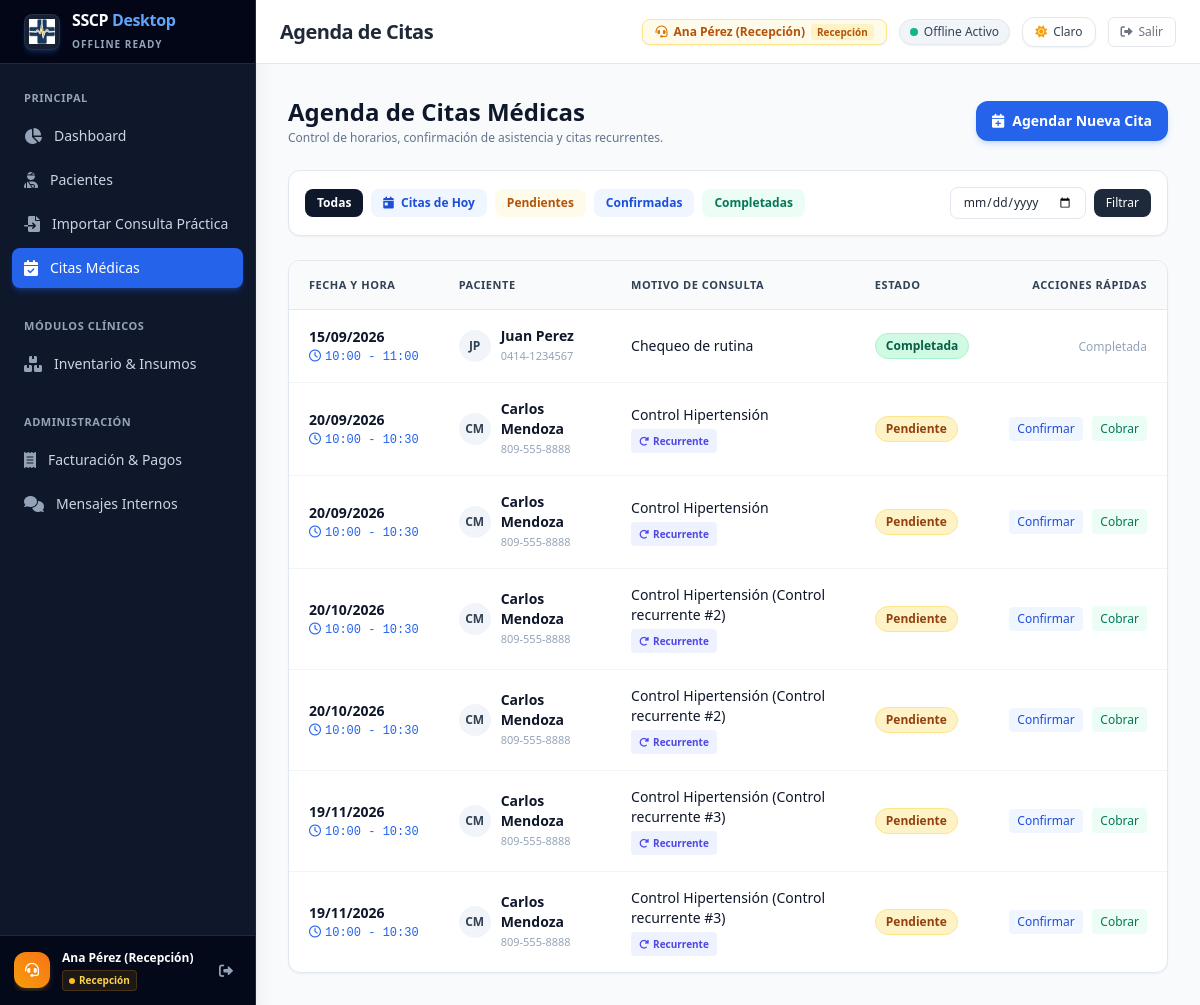
The app's page /appointments/ (signed in), older data.
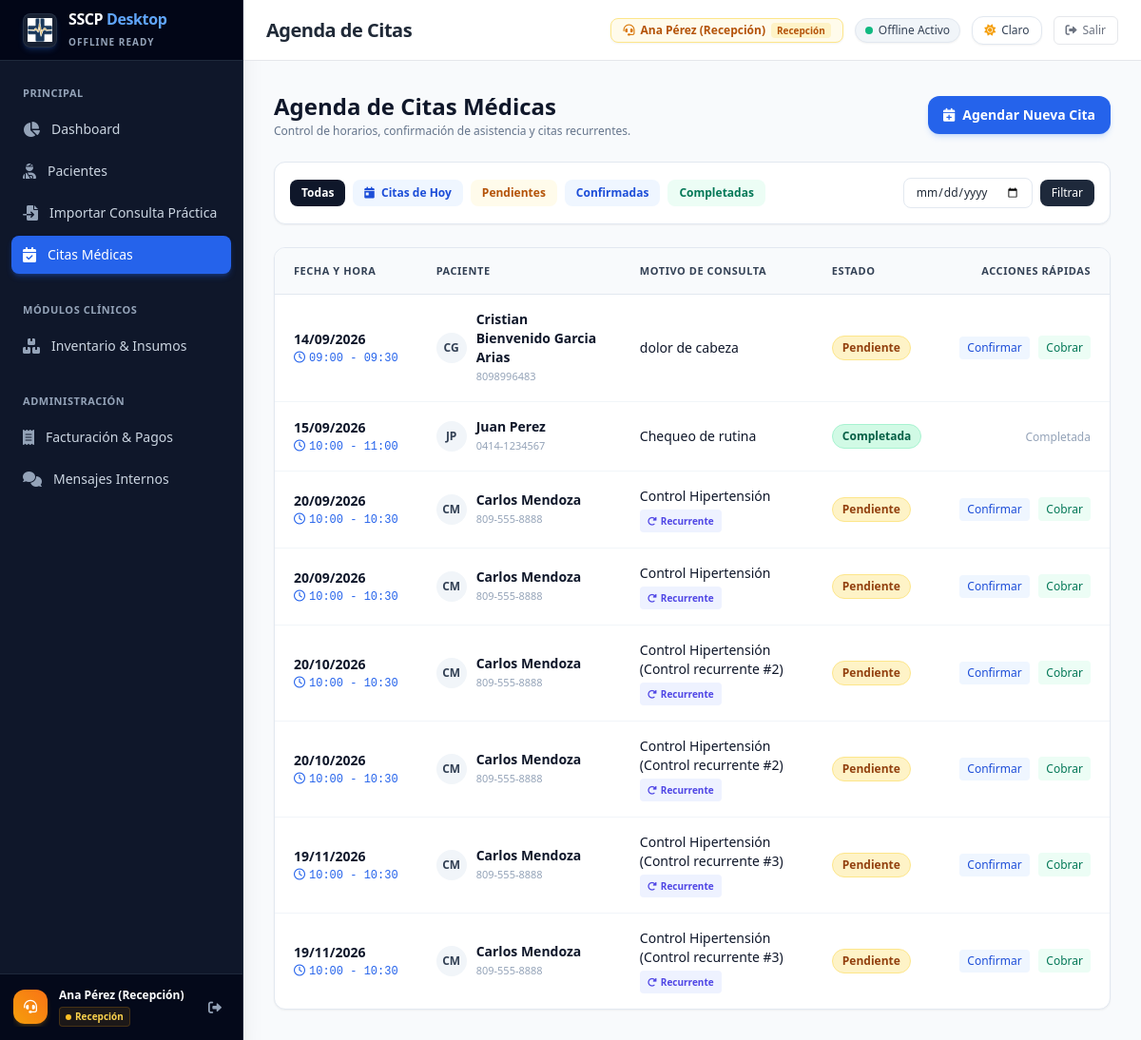
The same page, newer data.
### app/models/appointment.py (models this page shows)
class Appointment(Base):
    __tablename__ = "appointments"
    id = Column(Integer, primary_key=True, index=True)
    patient_id = Column(Integer, ForeignKey("patients.id"))
    doctor_id = Column(Integer, ForeignKey("users.id"))
    date = Column(Date, index=True)
    start_time = Column(Time)
    end_time = Column(Time)
    reason = Column(String)
    status = Column(String, default="Pendiente") # Pendiente, Confirmada, Completada, Cancelada
    notes = Column(Text, nullable=True)
    is_recurring = Column(Boolean, default=False)
    sede_origen = Column(String, default="local")
    created_at = Column(DateTime(timezone=True), server_default=func.now())
    updated_at = Column(DateTime(timezone=True), onupdate=func.now())
    patient = relationship("Patient", backref="appointments")
    doctor = relationship("User", backref="appointments")

### app/models/patient.py (models this page shows)
class Patient(Base):
    __tablename__ = "patients"
    id = Column(Integer, primary_key=True, index=True)
    first_name = Column(String, index=True)
    last_name = Column(String, index=True)
    document_id = Column(String, unique=True, index=True, nullable=True) # Cédula/DNI
    date_of_birth = Column(Date, nullable=True)
    gender = Column(String, nullable=True)
    phone = Column(String, nullable=True)
    email = Column(String, nullable=True)
    address = Column(Text, nullable=True)
    blood_type = Column(String, nullable=True)
    allergies = Column(Text, nullable=True) # Alergias conocidas (ej. Penicilina, Sulfas, etc.)
    emergency_contact_name = Column(String, nullable=True)
    emergency_contact_phone = Column(String, nullable=True)
    sede_origen = Column(String, default="local")
    created_at = Column(DateTime(timezone=True), server_default=func.now())
    updated_at = Column(DateTime(timezone=True), onupdate=func.now())

### app/routers/appointments.py (the view)
@router.get("/")
def list_appointments(
    request: Request,
    view: str = Query("list", pattern="^(list|calendar)$"),
    filter_date: str = Query(None),
    status: str = Query(None),
    db: Session = Depends(get_db),
    current_user = Depends(require_current_user)
):
    query = db.query(Appointment).order_by(Appointment.date.asc(), Appointment.start_time.asc())
    if filter_date:
        try:
            d = datetime.strptime(filter_date, "%Y-%m-%d").date()
            query = query.filter(Appointment.date == d)
        except ValueError:
            pass
    if status:
        query = query.filter(Appointment.status == status)
    appointments = query.all()
    calendar_events = []
    for a in appointments:
        p_name = f"{a.patient.first_name} {a.patient.last_name}" if a.patient else "Paciente no registrado"
        calendar_events.append({
            "id": a.id,
            "title": f"{a.start_time.strftime('%H:%M')} - {p_name} ({a.reason})",
            "start": f"{a.date}T{a.start_time}",
            "end": f"{a.date}T{a.end_time}",
            "status": a.status,
            "patient_name": p_name,
        })
    today_str = date.today().strftime("%Y-%m-%d")
    return templates.TemplateResponse(
        request=request,
        name="appointments/index.html",
        context={
            "user": current_user,
            "appointments": appointments,
            "view_mode": view,
            "calendar_events": calendar_events,
            "today_str": today_str,
            "filter_date": filter_date or "",
            "status_filter": status or "all",
        }
    )

### app/templates/appointments/index.html (shortened to what the changed rows need)
{% extends "layouts/base.html" %}
{% block body %}
<div class="flex h-screen bg-slate-50 overflow-hidden">
    {% set active_menu = 'appointments' %}
    {% include "partials/sidebar.html" %}
    <div class="flex-1 flex flex-col min-w-0 overflow-hidden">
        {% set page_title = "Agenda de Citas" %}
        {% include "partials/header.html" %}
        <main class="flex-1 overflow-y-auto p-6 md:p-8">
            <div class="max-w-7xl mx-auto space-y-6">
                <div class="flex flex-col sm:flex-row sm:items-center justify-between gap-4">
                    <div>
                        <h1 class="text-2xl font-bold text-slate-900">Agenda de Citas Médicas</h1>
                    </div>
                </div>
                <div class="bg-white rounded-xl border border-slate-200 shadow-sm overflow-hidden">
                    <div class="overflow-x-auto">
                        <table class="w-full text-left text-sm text-slate-600">
                            <thead class="bg-slate-50 text-slate-700 uppercase text-[11px] font-bold tracking-wider border-b border-slate-200">
                                <tr>
                                    <th class="py-3.5 px-5">Fecha y Hora</th>
                                    <th class="py-3.5 px-5">Paciente</th>
                                    <th class="py-3.5 px-5">Motivo de Consulta</th>
                                    <th class="py-3.5 px-5">Estado</th>
                                    <th class="py-3.5 px-5 text-right">Acciones Rápidas</th>
                                </tr>
                            </thead>
                            <tbody class="divide-y divide-slate-100">
                                {% for a in appointments %}
                                <tr class="hover:bg-slate-50/80 transition-colors">
                                    <td class="py-4 px-5 whitespace-nowrap">
                                        <div class="font-semibold text-slate-900">{{ a.date.strftime("%d/%m/%Y") }}</div>
                                        <div class="text-xs text-blue-600 font-mono font-medium mt-0.5">
                                            <i class="far fa-clock mr-1"></i>{{ a.start_time.strftime("%H:%M") }} - {{ a.end_time.strftime("%H:%M") }}
                                        </div>
                                    </td>
                                    <td class="py-4 px-5">
                                        <div class="flex items-center space-x-2.5">
                                            <div class="w-8 h-8 rounded-full bg-slate-100 text-slate-700 flex items-center justify-center font-bold text-xs shrink-0">
                                                {{ (a.patient.first_name[0] if a.patient else 'P') }}{{ (a.patient.last_name[0] if a.patient else '') }}
                                            </div>
                                            <div>
                                                {% if a.patient %}
                                                <a href="/patients/{{ a.patient.id }}" class="font-bold text-slate-900 hover:text-blue-600 transition-colors">
                                                    {{ a.patient.first_name }} {{ a.patient.last_name }}
                                                </a>
                                                <span class="block text-[11px] text-slate-400">{{ a.patient.phone or 'Sin teléfono' }}</span>
                                                {% else %}
                                                <span class="text-slate-400 italic">Paciente eliminado</span>
                                                {% endif %}
                                            </div>
                                        </div>
                                    </td>
                                    <td class="py-4 px-5">
                                        <div class="text-slate-900 font-medium">{{ a.reason }}</div>
                                        {% if a.is_recurring %}
                                        <span class="inline-flex items-center text-[10px] text-indigo-600 bg-indigo-50 px-2 py-0.5 rounded font-semibold mt-1">
                                            <i class="fas fa-redo-alt mr-1"></i> Recurrente
                                        </span>
                                        {% endif %}
                                    </td>
                                    <td class="py-4 px-5 whitespace-nowrap">
                                        <span class="inline-flex items-center px-2.5 py-1 rounded-full text-xs font-bold
                                            {% if a.status == 'Confirmada' %}bg-blue-100 text-blue-800 border border-blue-200
                                            {% elif a.status == 'Completada' %}bg-emerald-100 text-emerald-800 border border-emerald-200
                                            {% elif a.status == 'Cancelada' %}bg-red-100 text-red-800 border border-red-200
                                            {% else %}bg-amber-100 text-amber-800 border border-amber-200{% endif %}">
                                            {{ a.status }}
                                        </span>
                                    </td>
                                    <td class="py-4 px-5 text-right whitespace-nowrap space-x-1.5">
                                        {% if a.status != 'Completada' and a.status != 'Cancelada' %}
                                        <form method="post" action="/appointments/{{ a.id }}/status" class="inline">
                                            <button type="submit" class="px-2 py-1 bg-blue-50 text-blue-700 hover:bg-blue-100 rounded text-xs font-medium" title="Confirmar">
                                                Confirmar
                                            </button>
                                        </form>
                                        <a href="/payments/create?patient_id={{ a.patient_id }}&appointment_id={{ a.id }}" class="px-2 py-1 bg-emerald-50 text-emerald-700 hover:bg-emerald-100 rounded text-xs font-medium" title="Cobrar Cita">
                                            Cobrar
                                        </a>
                                        {% else %}
                                        <span class="text-xs text-slate-400">Completada</span>
                                        {% endif %}
                                    </td>
                                </tr>
                                {% endfor %}
                            </tbody>
                        </table>
                    </div>
                </div>
            </div>
        </main>
    </div>
</div>
{% endblock %}

Row changes from the older to the newer data that the page shows:
added Appointment: date "14/09/2026", start_time "09:00", end_time "09:30", patient.first_name "Cristian Bienvenido", patient.last_name "Garcia Arias", patient "8098996483", reason "dolor de cabeza", status "Pendiente"
added Patient: first_name "C", last_name "G"
